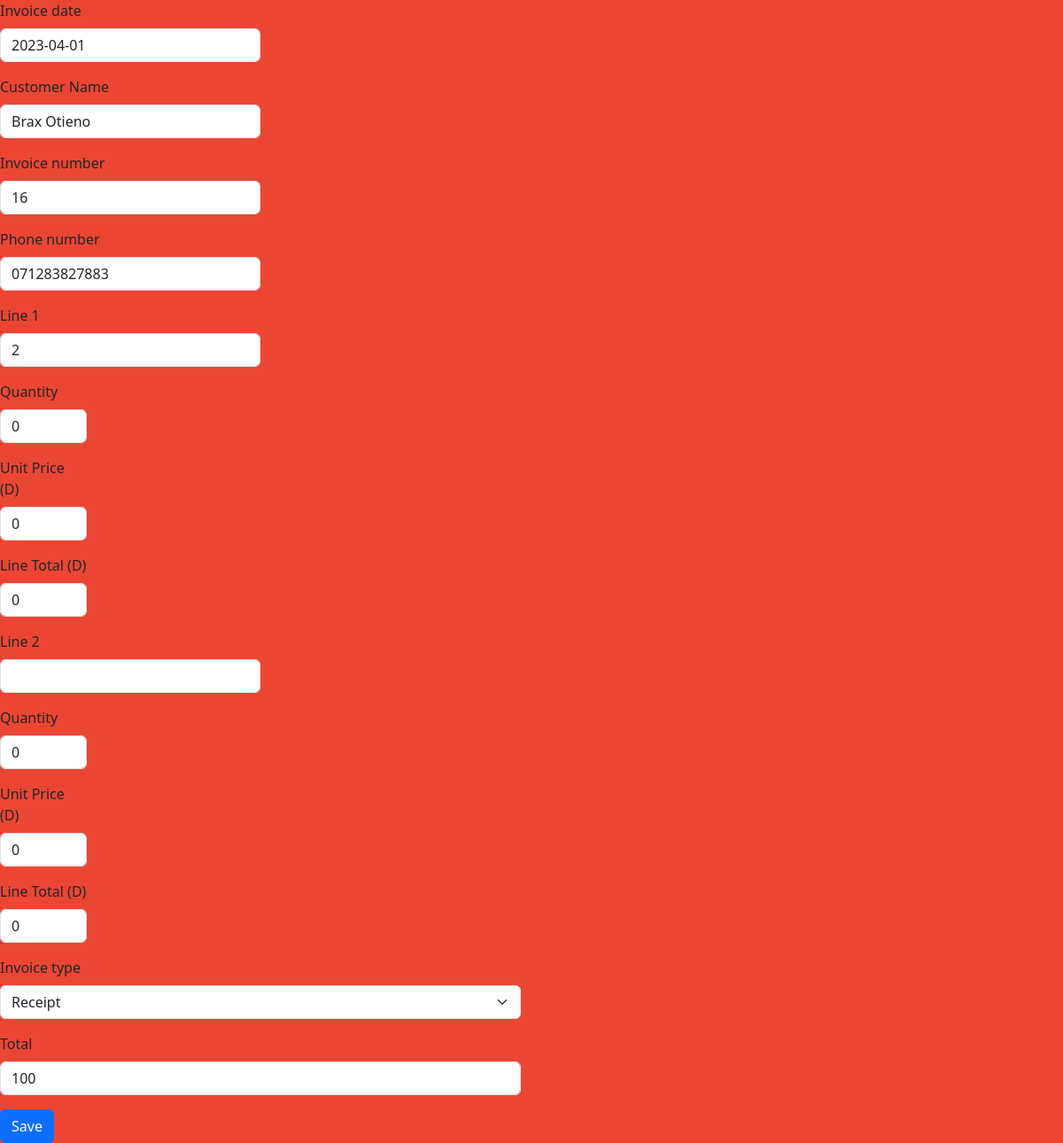
The app's page /update_invoice/2/ with its own data.
### invoicemgmt/models.py (models this page shows, shortened)
class Invoice(models.Model):
    comments = models.TextField(
        max_length=3000, default='', blank=True, null=True)
    invoice_number = models.IntegerField(blank=True, null=True)
    invoice_date = models.DateField(
        auto_now_add=False, auto_now=False, blank=True, null=True)
    name = models.CharField('Customer Name', max_length=120,
                            default='', blank=True, null=True)
    line_one = models.CharField(
        'Line 1', max_length=120, default='', blank=True, null=True)
    line_one_quantity = models.IntegerField(
        'Quantity', default=0, blank=True, null=True)
    line_one_unit_price = models.IntegerField(
        'Unit Price (D)', default=0, blank=True, null=True)
    line_one_total_price = models.IntegerField(
        'Line Total (D)', default=0, blank=True, null=True)
    line_two = models.CharField(
        'Line 2', max_length=120, default='', blank=True, null=True)
    line_two_quantity = models.IntegerField(
        'Quantity', default=0, blank=True, null=True)
    line_two_unit_price = models.IntegerField(
        'Unit Price (D)', default=0, blank=True, null=True)
    line_two_total_price = models.IntegerField(
        'Line Total (D)', default=0, blank=True, null=True)
    line_three = models.CharField(
        'Line 3', max_length=120, default='', blank=True, null=True)
    line_three_quantity = models.IntegerField(
        'Quantity', default=0, blank=True, null=True)
    line_three_unit_price = models.IntegerField(
        'Unit Price (D)', default=0, blank=True, null=True)
    line_three_total_price = models.IntegerField(
        'Line Total (D)', default=0, blank=True, null=True)
    line_four = models.CharField(
        'Line 4', max_length=120, default='', blank=True, null=True)
    line_four_quantity = models.IntegerField(
        'Quantity', default=0, blank=True, null=True)
    line_four_unit_price = models.IntegerField(
        'Unit Price (D)', default=0, blank=True, null=True)
    line_four_total_price = models.IntegerField(
        'Line Total (D)', default=0, blank=True, null=True)
    line_five = models.CharField(
        'Line 5', max_length=120, default='', blank=True, null=True)
    line_five_quantity = models.IntegerField(
        'Quantity', default=0, blank=True, null=True)
    line_five_unit_price = models.IntegerField(
        'Unit Price (D)', default=0, blank=True, null=True)
    line_five_total_price = models.IntegerField(
        'Line Total (D)', default=0, blank=True, null=True)
    phone_number = models.CharField(
        max_length=120, default='', blank=True, null=True)
    total = models.IntegerField(default='0', blank=True, null=True)
    balance = models.IntegerField(default='0', blank=True, null=True)
    timestamp = models.DateTimeField(auto_now_add=True, auto_now=False)
    last_updated = models.DateTimeField(
        auto_now_add=False, auto_now=True, blank=True)
    paid = models.BooleanField(default=False)
    invoice_type_choice = (
        ('Receipt', 'Receipt'),
        ('Proforma Invoice', 'Proforma Invoice'),
        ('Invoice', 'Invoice'),
    )
    invoice_type = models.CharField(
        max_length=50, default='', blank=True, null=True, choices=invoice_type_choice)

### invoicemgmt/views.py (the view)
# urls.py: path('update_invoice/<str:pk>/', views.update_invoice, name="update_invoice"),
def update_invoice(request, pk):
    queryset = Invoice.objects.get(id=pk)
    form = InvoiceUpdateForm(instance=queryset)
    if request.method == 'POST':
        form = InvoiceUpdateForm(request.POST, instance=queryset)
        if form.is_valid():
            form.save()
            return redirect('/list_invoice')
    context = {
        'form': form
    }
    return render(request, 'add_invoice.html', context)

### invoicemgmt/forms.py (shortened to what this page needs)
class InvoiceUpdateForm(forms.ModelForm):
    class Meta:
        model = Invoice
        fields = ['name', 'phone_number', 'invoice_date', 'invoice_number',
                  'line_one', 'line_one_quantity', 'line_one_unit_price', 'line_one_total_price',
                  'line_two', 'line_two_quantity', 'line_two_unit_price', 'line_two_total_price',
                  'line_three', 'line_three_quantity', 'line_three_unit_price', 'line_three_total_price',
                  'line_four', 'line_four_quantity', 'line_four_unit_price', 'line_four_total_price',
                  'line_five', 'line_five_quantity', 'line_five_unit_price', 'line_five_total_price',
                  'total', 'paid', 'invoice_type'
                  ]

### templates/add_invoice.html (shortened to what this page needs)
{% load static %} {% load crispy_forms_tags %}
<!DOCTYPE html>
<html>
  <head>
    <link
      href="https://cdn.jsdelivr.net/npm/bootstrap@5.3.0-alpha2/dist/css/bootstrap.min.css"
      rel="stylesheet"
    />
    <link href="{% static 'css/stylesheet.css' %}" rel="stylesheet" />
  </head>
  <body>
    <div class="myForm">
      <form method="POST" action="">
        <div class="row">
          <div class="col-sm-6">
            <div class="form-row">
              <div class="form-group col-md-6">
                {{ form.invoice_date|as_crispy_field }}
                {{form.name|as_crispy_field }}
              </div>
              <div class="form-group col-md-6">
                {{form.invoice_number|as_crispy_field }}
                {{form.phone_number|as_crispy_field }}
              </div>
            </div>
            <div class="form-row">
              <div class="form-group col-md-6">
                {{ form.line_one|as_crispy_field }}
              </div>
              <div class="form-group col-md-2">
                {{ form.line_one_quantity|as_crispy_field }}
              </div>
              <div class="form-group col-md-2">
                {{ form.line_one_unit_price|as_crispy_field }}
              </div>
              <div class="form-group col-md-2">
                {{ form.line_one_total_price|as_crispy_field }}
              </div>
            </div>
            <div class="form-row">
              <div class="form-group col-md-6">
                {{ form.line_two|as_crispy_field }}
              </div>
              <div class="form-group col-md-2">
                {{ form.line_two_quantity|as_crispy_field }}
              </div>
              <div class="form-group col-md-2">
                {{ form.line_two_unit_price|as_crispy_field }}
              </div>
              <div class="form-group col-md-2">
                {{ form.line_two_total_price|as_crispy_field }}
              </div>
            </div>
            <div class="form-row">
              <div class="form-group col-md-12">
                {{ form.invoice_type|as_crispy_field }}
              </div>
              <div class="form-group col-md-12">
                {{ form.total|as_crispy_field }}
              </div>
            </div>
            <button type="submit" class="btn btn-primary">Save</button>
          </div>
        </div>
      </form>
    </div>
  </body>
</html>

### static/css/stylesheet.css (style rules this page uses)
body { background-color: #eb4634; }

### records on screen
Invoice: invoice_date "2023-04-01", name "Brax Otieno", invoice_number "16", phone_number "071283827883", line_one "2", line_one_quantity "0", line_one_unit_price "0", line_one_total_price "0", line_two_quantity "0", line_two_unit_price "0", line_two_total_price "0", invoice_type "Receipt", total "100"
